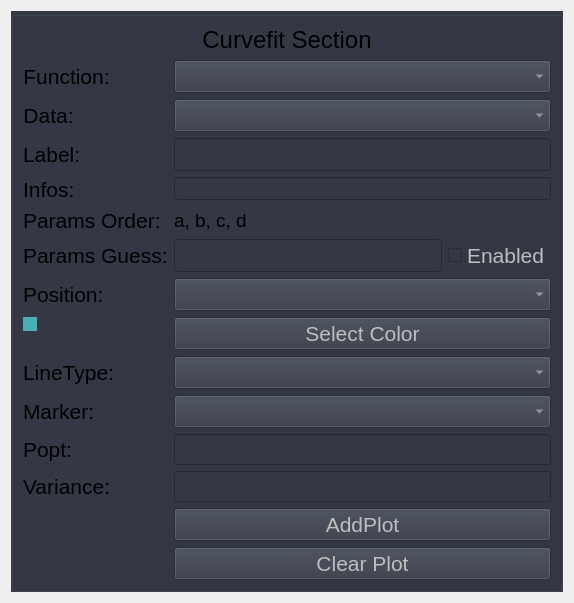
<?xml version="1.0" encoding="UTF-8"?>
<ui version="4.0">
 <class>Form</class>
 <widget class="QWidget" name="Form">
  <property name="geometry">
   <rect>
    <x>0</x>
    <y>0</y>
    <width>574</width>
    <height>538</height>
   </rect>
  </property>
  <property name="windowTitle">
   <string>Form</string>
  </property>
  <layout class="QVBoxLayout" name="verticalLayout">
   <item>
    <widget class="QGroupBox" name="groupBox">
     <property name="styleSheet">
      <string notr="true">background-color: rgb(51, 56, 68);</string>
     </property>
     <layout class="QFormLayout" name="formLayout">
      <item row="1" column="0">
       <widget class="QLabel" name="label_2">
        <property name="font">
         <font>
          <pointsize>16</pointsize>
         </font>
        </property>
        <property name="text">
         <string>Function:</string>
        </property>
        <property name="alignment">
         <set>Qt::AlignCenter</set>
        </property>
       </widget>
      </item>
      <item row="1" column="1">
       <widget class="QComboBox" name="cmb_function">
        <property name="enabled">
         <bool>false</bool>
        </property>
        <property name="font">
         <font>
          <pointsize>16</pointsize>
         </font>
        </property>
       </widget>
      </item>
      <item row="2" column="0">
       <widget class="QLabel" name="label">
        <property name="font">
         <font>
          <pointsize>16</pointsize>
         </font>
        </property>
        <property name="text">
         <string>Data:</string>
        </property>
        <property name="alignment">
         <set>Qt::AlignCenter</set>
        </property>
       </widget>
      </item>
      <item row="2" column="1">
       <widget class="QComboBox" name="cmb_data">
        <property name="enabled">
         <bool>false</bool>
        </property>
        <property name="font">
         <font>
          <pointsize>16</pointsize>
         </font>
        </property>
       </widget>
      </item>
      <item row="4" column="0">
       <widget class="QLabel" name="label_9">
        <property name="font">
         <font>
          <pointsize>16</pointsize>
         </font>
        </property>
        <property name="text">
         <string>Infos:</string>
        </property>
       </widget>
      </item>
      <item row="4" column="1">
       <widget class="QLineEdit" name="le_info">
        <property name="enabled">
         <bool>true</bool>
        </property>
        <property name="font">
         <font>
          <pointsize>10</pointsize>
         </font>
        </property>
        <property name="readOnly">
         <bool>true</bool>
        </property>
       </widget>
      </item>
      <item row="6" column="0">
       <widget class="QLabel" name="label_7">
        <property name="font">
         <font>
          <pointsize>16</pointsize>
         </font>
        </property>
        <property name="statusTip">
         <string>sep must be &quot;,&quot;</string>
        </property>
        <property name="text">
         <string>Params Guess:</string>
        </property>
       </widget>
      </item>
      <item row="7" column="0">
       <widget class="QLabel" name="label_3">
        <property name="font">
         <font>
          <pointsize>16</pointsize>
         </font>
        </property>
        <property name="text">
         <string>Position:</string>
        </property>
       </widget>
      </item>
      <item row="7" column="1">
       <widget class="QComboBox" name="cmb_pos">
        <property name="enabled">
         <bool>false</bool>
        </property>
        <property name="font">
         <font>
          <pointsize>16</pointsize>
         </font>
        </property>
       </widget>
      </item>
      <item row="8" column="0">
       <widget class="QCheckBox" name="ind_color">
        <property name="styleSheet">
         <string notr="true">QCheckBox::indicator{background-color: rgb(72, 176, 176);}</string>
        </property>
        <property name="text">
         <string/>
        </property>
       </widget>
      </item>
      <item row="8" column="1">
       <widget class="QPushButton" name="pb_selectColor">
        <property name="enabled">
         <bool>false</bool>
        </property>
        <property name="font">
         <font>
          <pointsize>16</pointsize>
         </font>
        </property>
        <property name="layoutDirection">
         <enum>Qt::LeftToRight</enum>
        </property>
        <property name="text">
         <string>Select Color</string>
        </property>
       </widget>
      </item>
      <item row="9" column="0">
       <widget class="QLabel" name="label_4">
        <property name="font">
         <font>
          <pointsize>16</pointsize>
         </font>
        </property>
        <property name="text">
         <string>LineType:</string>
        </property>
        <property name="alignment">
         <set>Qt::AlignCenter</set>
        </property>
       </widget>
      </item>
      <item row="9" column="1">
       <widget class="QComboBox" name="cmb_lineType">
        <property name="enabled">
         <bool>false</bool>
        </property>
        <property name="font">
         <font>
          <pointsize>16</pointsize>
         </font>
        </property>
       </widget>
      </item>
      <item row="10" column="0">
       <widget class="QLabel" name="label_6">
        <property name="font">
         <font>
          <pointsize>16</pointsize>
         </font>
        </property>
        <property name="text">
         <string>Marker:</string>
        </property>
       </widget>
      </item>
      <item row="10" column="1">
       <widget class="QComboBox" name="cmb_marker">
        <property name="enabled">
         <bool>false</bool>
        </property>
        <property name="font">
         <font>
          <pointsize>16</pointsize>
         </font>
        </property>
       </widget>
      </item>
      <item row="11" column="0">
       <widget class="QLabel" name="label_11">
        <property name="font">
         <font>
          <pointsize>16</pointsize>
         </font>
        </property>
        <property name="statusTip">
         <string>Optimal values for the parameters so that the sum of the squared error of ydata is minimized.</string>
        </property>
        <property name="text">
         <string>Popt:</string>
        </property>
       </widget>
      </item>
      <item row="13" column="1">
       <widget class="QPushButton" name="pb_addPlot">
        <property name="enabled">
         <bool>false</bool>
        </property>
        <property name="font">
         <font>
          <pointsize>16</pointsize>
         </font>
        </property>
        <property name="text">
         <string>AddPlot</string>
        </property>
       </widget>
      </item>
      <item row="14" column="1">
       <widget class="QPushButton" name="pb_clear">
        <property name="enabled">
         <bool>false</bool>
        </property>
        <property name="font">
         <font>
          <pointsize>16</pointsize>
         </font>
        </property>
        <property name="text">
         <string>Clear Plot</string>
        </property>
       </widget>
      </item>
      <item row="0" column="0" colspan="2">
       <widget class="QLabel" name="label_5">
        <property name="font">
         <font>
          <pointsize>18</pointsize>
         </font>
        </property>
        <property name="text">
         <string>Curvefit Section</string>
        </property>
        <property name="alignment">
         <set>Qt::AlignCenter</set>
        </property>
       </widget>
      </item>
      <item row="3" column="1">
       <layout class="QHBoxLayout" name="horizontalLayout_2">
        <item>
         <widget class="QLineEdit" name="le_label">
          <property name="font">
           <font>
            <pointsize>16</pointsize>
           </font>
          </property>
         </widget>
        </item>
       </layout>
      </item>
      <item row="3" column="0">
       <widget class="QLabel" name="label_12">
        <property name="font">
         <font>
          <pointsize>16</pointsize>
         </font>
        </property>
        <property name="text">
         <string>Label:</string>
        </property>
       </widget>
      </item>
      <item row="6" column="1">
       <layout class="QVBoxLayout" name="verticalLayout_2">
        <item>
         <layout class="QHBoxLayout" name="horizontalLayout">
          <item>
           <widget class="QLineEdit" name="le_p0">
            <property name="enabled">
             <bool>false</bool>
            </property>
            <property name="font">
             <font>
              <pointsize>16</pointsize>
             </font>
            </property>
            <property name="statusTip">
             <string>sep must be &quot;,&quot;</string>
            </property>
           </widget>
          </item>
          <item>
           <widget class="QCheckBox" name="cb_p0">
            <property name="enabled">
             <bool>false</bool>
            </property>
            <property name="font">
             <font>
              <pointsize>16</pointsize>
             </font>
            </property>
            <property name="statusTip">
             <string>sep must be &quot;,&quot;</string>
            </property>
            <property name="text">
             <string>Enabled</string>
            </property>
           </widget>
          </item>
         </layout>
        </item>
       </layout>
      </item>
      <item row="5" column="1">
       <layout class="QHBoxLayout" name="horizontalLayout_3">
        <item>
         <widget class="QLabel" name="la_param">
          <property name="font">
           <font>
            <pointsize>14</pointsize>
           </font>
          </property>
          <property name="statusTip">
           <string>sep must be &quot;,&quot;</string>
          </property>
          <property name="text">
           <string>a, b, c, d</string>
          </property>
          <property name="alignment">
           <set>Qt::AlignLeading|Qt::AlignLeft|Qt::AlignVCenter</set>
          </property>
         </widget>
        </item>
       </layout>
      </item>
      <item row="5" column="0">
       <widget class="QLabel" name="label_10">
        <property name="font">
         <font>
          <pointsize>16</pointsize>
         </font>
        </property>
        <property name="statusTip">
         <string>sep must be &quot;,&quot;</string>
        </property>
        <property name="text">
         <string>Params Order:</string>
        </property>
       </widget>
      </item>
      <item row="11" column="1">
       <widget class="QLineEdit" name="le_popt">
        <property name="enabled">
         <bool>false</bool>
        </property>
        <property name="font">
         <font>
          <pointsize>14</pointsize>
         </font>
        </property>
        <property name="statusTip">
         <string>Optimal values for the parameters so that the sum of the squared error of ydata is minimized.</string>
        </property>
        <property name="readOnly">
         <bool>true</bool>
        </property>
       </widget>
      </item>
      <item row="12" column="1">
       <widget class="QLineEdit" name="le_var">
        <property name="enabled">
         <bool>false</bool>
        </property>
        <property name="font">
         <font>
          <pointsize>14</pointsize>
         </font>
        </property>
        <property name="readOnly">
         <bool>true</bool>
        </property>
       </widget>
      </item>
      <item row="12" column="0">
       <widget class="QLabel" name="label_8">
        <property name="font">
         <font>
          <pointsize>16</pointsize>
         </font>
        </property>
        <property name="text">
         <string>Variance:</string>
        </property>
       </widget>
      </item>
     </layout>
    </widget>
   </item>
  </layout>
 </widget>
 <resources/>
 <connections/>
</ui>
